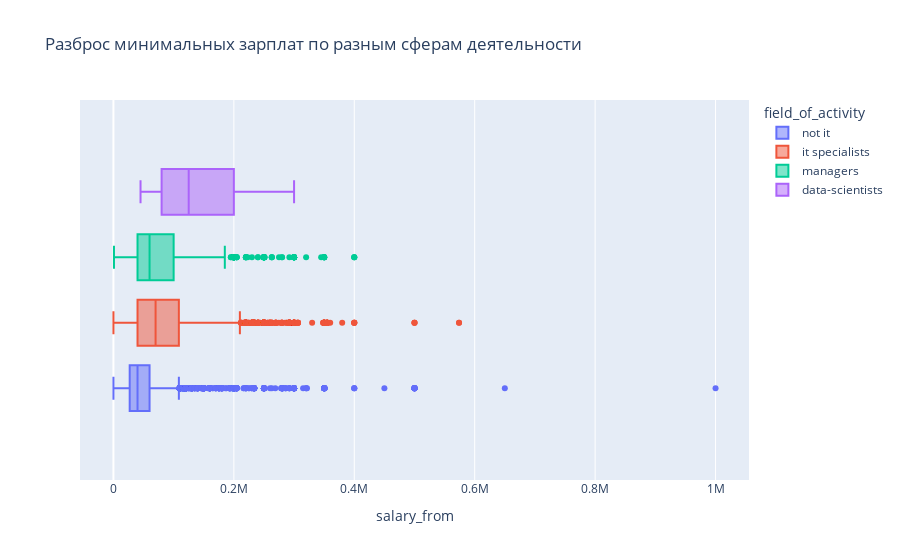

The notebook cell saved with this chart:
### Markdown cell above
![](images/gr3.svg)

**Выводы:** хорошо видно, что даже при грубом разбиении по категориям, к IT-специальностям относится не менее 55% вакансий. И в тоже время специалистов направления data science мало относительно других it-профессий.

### Code cell
fig = px.box(df, x = 'salary_from',
             color = 'field_of_activity',
             title = 'Разброс минимальных зарплат по разным сферам деятельности')
fig.show();
fig.write_image('images/gr4.svg')

### Figure 1 — Plotly figure (JSON) as saved in the notebook; plotly's stock layout.template omitted (floating-point values rounded to 4 significant figures; data arrays with more than 128 entries replaced by an {"elided": "..."} marker saying what was removed)
{"data": [{"alignmentgroup": "True", "hovertemplate": "field_of_activity=not it<br>salary_from=%{x}<extra></extra>", "legendgroup": "not it", "marker": {"color": "#636efa"}, "name": "not it", "notched": false, "offsetgroup": "not it", "orientation": "h", "showlegend": true, "type": "box", "x": {"elided": "16440 int values"}, "x0": " ", "xaxis": "x", "y0": " ", "yaxis": "y"}, {"alignmentgroup": "True", "hovertemplate": "field_of_activity=it specialists<br>salary_from=%{x}<extra></extra>", "legendgroup": "it specialists", "marker": {"color": "#EF553B"}, "name": "it specialists", "notched": false, "offsetgroup": "it specialists", "orientation": "h", "showlegend": true, "type": "box", "x": {"elided": "26705 int values"}, "x0": " ", "xaxis": "x", "y0": " ", "yaxis": "y"}, {"alignmentgroup": "True", "hovertemplate": "field_of_activity=managers<br>salary_from=%{x}<extra></extra>", "legendgroup": "managers", "marker": {"color": "#00cc96"}, "name": "managers", "notched": false, "offsetgroup": "managers", "orientation": "h", "showlegend": true, "type": "box", "x": {"elided": "5572 int values"}, "x0": " ", "xaxis": "x", "y0": " ", "yaxis": "y"}, {"alignmentgroup": "True", "hovertemplate": "field_of_activity=data-scientists<br>salary_from=%{x}<extra></extra>", "legendgroup": "data-scientists", "marker": {"color": "#ab63fa"}, "name": "data-scientists", "notched": false, "offsetgroup": "data-scientists", "orientation": "h", "showlegend": true, "type": "box", "x": {"elided": "480 int values"}, "x0": " ", "xaxis": "x", "y0": " ", "yaxis": "y"}], "layout": {"boxmode": "group", "legend": {"title": {"text": "field_of_activity"}, "tracegroupgap": 0}, "title": {"text": "Разброс минимальных зарплат по разным сферам деятельности"}, "xaxis": {"anchor": "y", "domain": [0, 1], "title": {"text": "salary_from"}}, "yaxis": {"anchor": "x", "domain": [0, 1]}}}
